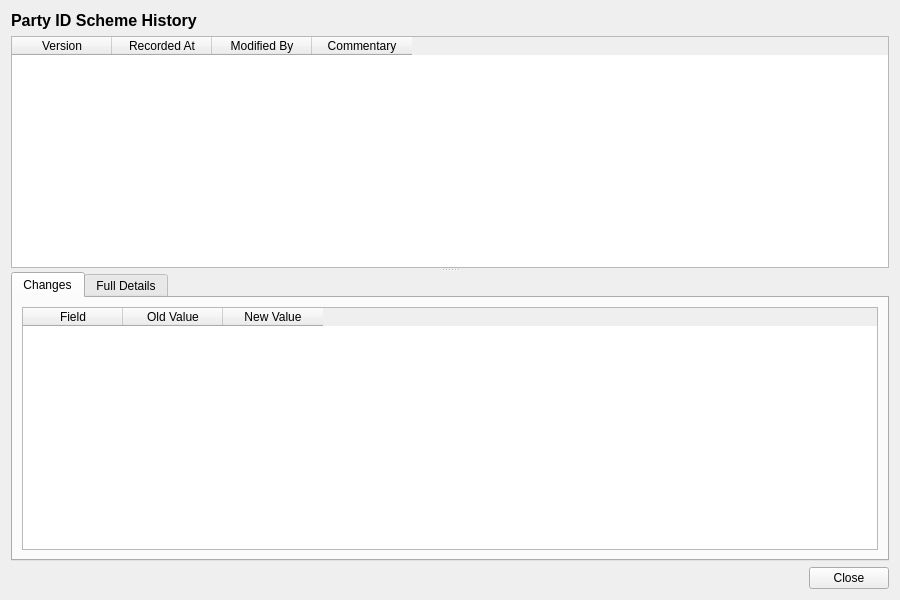
<?xml version="1.0" encoding="UTF-8"?>
<ui version="4.0">
 <class>PartyIdSchemeHistoryDialog</class>
 <widget class="QWidget" name="PartyIdSchemeHistoryDialog">
  <property name="geometry">
   <rect>
    <x>0</x>
    <y>0</y>
    <width>900</width>
    <height>600</height>
   </rect>
  </property>
  <property name="windowTitle">
   <string>Party ID Scheme History</string>
  </property>
  <layout class="QVBoxLayout" name="verticalLayout">
   <item>
    <widget class="QLabel" name="titleLabel">
     <property name="font">
      <font>
       <pointsize>12</pointsize>
       <bold>true</bold>
      </font>
     </property>
     <property name="text">
      <string>Party ID Scheme History</string>
     </property>
    </widget>
   </item>
   <item>
    <widget class="QSplitter" name="splitter">
     <property name="orientation">
      <enum>Qt::Vertical</enum>
     </property>
     <widget class="QTableWidget" name="versionListWidget">
      <property name="minimumHeight">
       <number>150</number>
      </property>
      <property name="maximumHeight">
       <number>250</number>
      </property>
      <property name="alternatingRowColors">
       <bool>true</bool>
      </property>
      <property name="editTriggers">
       <set>QAbstractItemView::NoEditTriggers</set>
      </property>
      <property name="selectionMode">
       <enum>QAbstractItemView::SingleSelection</enum>
      </property>
      <property name="selectionBehavior">
       <enum>QAbstractItemView::SelectRows</enum>
      </property>
      <column>
       <property name="text">
        <string>Version</string>
       </property>
      </column>
      <column>
       <property name="text">
        <string>Recorded At</string>
       </property>
      </column>
      <column>
       <property name="text">
        <string>Modified By</string>
       </property>
      </column>
      <column>
       <property name="text">
        <string>Commentary</string>
       </property>
      </column>
     </widget>
     <widget class="QWidget" name="detailWidget">
      <layout class="QVBoxLayout" name="detailLayout">
       <property name="leftMargin">
        <number>0</number>
       </property>
       <property name="topMargin">
        <number>0</number>
       </property>
       <property name="rightMargin">
        <number>0</number>
       </property>
       <property name="bottomMargin">
        <number>0</number>
       </property>
       <item>
        <widget class="QTabWidget" name="tabWidget">
         <property name="currentIndex">
          <number>0</number>
         </property>
         <widget class="QWidget" name="changesTab">
          <attribute name="title">
           <string>Changes</string>
          </attribute>
          <layout class="QVBoxLayout" name="changesTabLayout">
           <item>
            <widget class="QTableWidget" name="changesTableWidget">
             <property name="editTriggers">
              <set>QAbstractItemView::NoEditTriggers</set>
             </property>
             <property name="alternatingRowColors">
              <bool>true</bool>
             </property>
             <property name="selectionMode">
              <enum>QAbstractItemView::SingleSelection</enum>
             </property>
             <property name="selectionBehavior">
              <enum>QAbstractItemView::SelectRows</enum>
             </property>
             <column>
              <property name="text">
               <string>Field</string>
              </property>
             </column>
             <column>
              <property name="text">
               <string>Old Value</string>
              </property>
             </column>
             <column>
              <property name="text">
               <string>New Value</string>
              </property>
             </column>
            </widget>
           </item>
          </layout>
         </widget>
         <widget class="QWidget" name="fullDetailsTab">
          <attribute name="title">
           <string>Full Details</string>
          </attribute>
          <layout class="QVBoxLayout" name="fullDetailsTabLayout">
           <item>
            <widget class="QScrollArea" name="scrollArea">
             <property name="widgetResizable">
              <bool>true</bool>
             </property>
             <widget class="QWidget" name="scrollAreaWidgetContents">
              <property name="geometry">
               <rect>
                <x>0</x>
                <y>0</y>
                <width>560</width>
                <height>450</height>
               </rect>
              </property>
              <layout class="QFormLayout" name="formLayout">
               <item row="0" column="0">
                <widget class="QLabel" name="codeLabel">
                 <property name="text">
                  <string>Code:</string>
                 </property>
                </widget>
               </item>
               <item row="0" column="1">
                <widget class="QLabel" name="codeValue">
                 <property name="text">
                  <string/>
                 </property>
                </widget>
               </item>
               <item row="1" column="0">
                <widget class="QLabel" name="nameLabel">
                 <property name="text">
                  <string>Name:</string>
                 </property>
                </widget>
               </item>
               <item row="1" column="1">
                <widget class="QLabel" name="nameValue">
                 <property name="text">
                  <string/>
                 </property>
                </widget>
               </item>
               <item row="2" column="0">
                <widget class="QLabel" name="descriptionLabel">
                 <property name="text">
                  <string>Description:</string>
                 </property>
                </widget>
               </item>
               <item row="2" column="1">
                <widget class="QLabel" name="descriptionValue">
                 <property name="text">
                  <string/>
                 </property>
                 <property name="wordWrap">
                  <bool>true</bool>
                 </property>
                </widget>
               </item>
               <item row="3" column="0">
                <widget class="QLabel" name="versionNumberLabel">
                 <property name="text">
                  <string>Version:</string>
                 </property>
                </widget>
               </item>
               <item row="3" column="1">
                <widget class="QLabel" name="versionNumberValue">
                 <property name="text">
                  <string/>
                 </property>
                </widget>
               </item>
               <item row="4" column="0">
                <widget class="QLabel" name="modifiedByLabel">
                 <property name="text">
                  <string>Modified By:</string>
                 </property>
                </widget>
               </item>
               <item row="4" column="1">
                <widget class="QLabel" name="modifiedByValue">
                 <property name="text">
                  <string/>
                 </property>
                </widget>
               </item>
               <item row="5" column="0">
                <widget class="QLabel" name="recordedAtLabel">
                 <property name="text">
                  <string>Recorded At:</string>
                 </property>
                </widget>
               </item>
               <item row="5" column="1">
                <widget class="QLabel" name="recordedAtValue">
                 <property name="text">
                  <string/>
                 </property>
                </widget>
               </item>
               <item row="6" column="0">
                <widget class="QLabel" name="changeCommentaryLabel">
                 <property name="text">
                  <string>Change Commentary:</string>
                 </property>
                </widget>
               </item>
               <item row="6" column="1">
                <widget class="QLabel" name="changeCommentaryValue">
                 <property name="text">
                  <string/>
                 </property>
                 <property name="wordWrap">
                  <bool>true</bool>
                 </property>
                </widget>
               </item>
              </layout>
             </widget>
            </widget>
           </item>
          </layout>
         </widget>
        </widget>
       </item>
      </layout>
     </widget>
    </widget>
   </item>
   <item>
    <layout class="QHBoxLayout" name="buttonLayout">
     <item>
      <spacer name="horizontalSpacer">
       <property name="orientation">
        <enum>Qt::Horizontal</enum>
       </property>
       <property name="sizeHint" stdset="0">
        <size><width>40</width><height>20</height></size>
       </property>
      </spacer>
     </item>
     <item>
      <widget class="QPushButton" name="closeButton">
       <property name="text">
        <string>Close</string>
       </property>
      </widget>
     </item>
    </layout>
   </item>
  </layout>
 </widget>
 <resources/>
 <connections/>
</ui>
